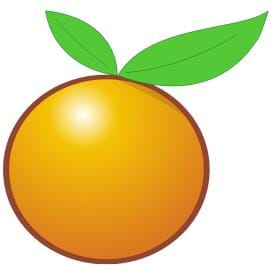
#> input picture sempel.jpeg, 274 x 270 px
$ jupyter execute --allow-errors deteksimanusia.ipynb
#> lines starting #> are read from the running program, lines starting #| are printed output that depends on the picture
[cell 1]
# tampilkan kedua gambar
from matplotlib import pyplot as plt
import cv2

# panggil dan konversi warna agar sesuai dengan Matplotlib
Hewan = cv2.imread('sempel.jpeg')
#> Hewan is the input picture: shape (270, 274, 3); mean B, G, R 138.8, 206.1, 222.2
Hewan = cv2.cvtColor(Hewan, cv2.COLOR_BGR2RGB)

# panggil dan konversi warna agar sesuai dengan Matplotlib
Kumpulan_Hewan = cv2.imread('jeruk.jpeg')
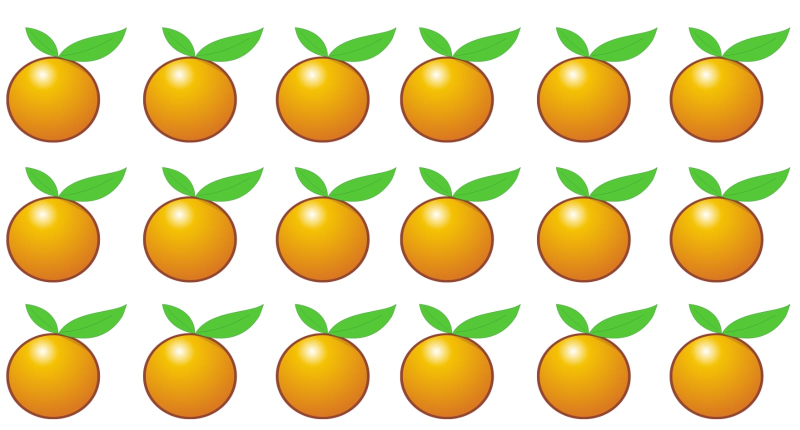
#> input picture jeruk.jpeg, 1600 x 860 px (shown at 1/2 size)
#> Kumpulan_Hewan is the input picture: shape (860, 1600, 3); mean B, G, R 162.3, 216.2, 229.1
Kumpulan_Hewan = cv2.cvtColor(Kumpulan_Hewan, cv2.COLOR_BGR2RGB)

plt.subplot(121),plt.imshow(Hewan), plt.title('bentuk')
plt.subplot(122),plt.imshow(Kumpulan_Hewan), plt.title('Kumpulan manusia')
plt.show()
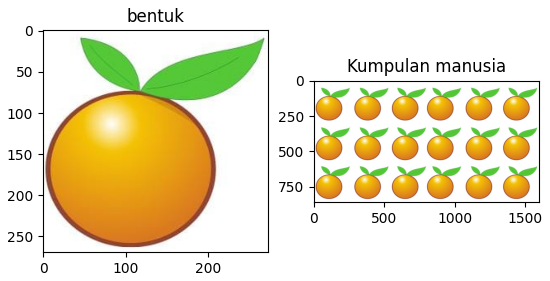
#> figure drawn by matplotlib, 2 panels

[cell 2]
import cv2
import numpy as np
from matplotlib import pyplot as plt

# Membaca gambar utuh untuk dicari
img_rgb = cv2.imread('jeruk.jpeg')
img_rgb = cv2.cvtColor(img_rgb, cv2.COLOR_BGR2RGB)

# Membaca template
template = cv2.imread('sempel.jpeg', 0)
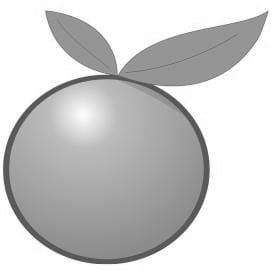
#> template: shape (270, 274); min 60, max 255, mean 203.4

# Mengubah ukuran gambar utuh jika ukuran template lebih besar
if template.shape[0] > img_rgb.shape[0] or template.shape[1] > img_rgb.shape[1]:
    img_rgb = cv2.resize(img_rgb, (template.shape[1], template.shape[0]))

# Mengubah gambar utuh menjadi grayscale
img_gray = cv2.cvtColor(img_rgb, cv2.COLOR_RGB2GRAY)
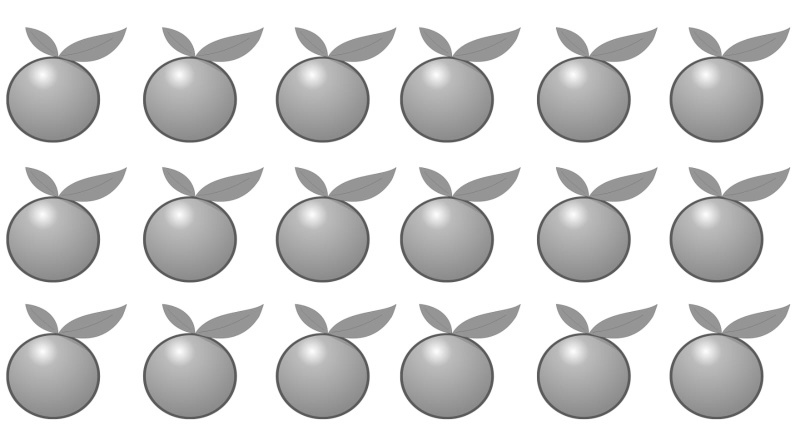
#> img_gray: shape (860, 1600) (shown at 1/2 size); min 63, max 255, mean 213.9

# Menggunakan metode COEFF-NORMALIZED
res = cv2.matchTemplate(img_gray, template, cv2.TM_CCOEFF_NORMED)
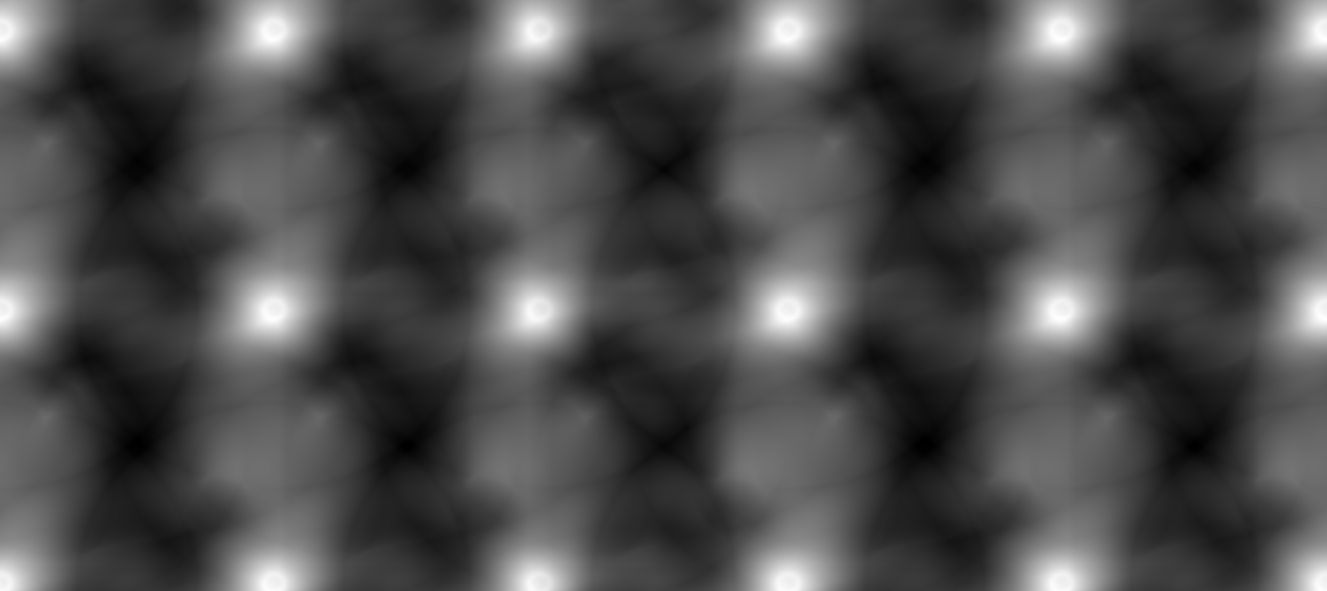
#> res: shape (591, 1327) float32; min -0.293, max 0.706, mean 0.0079; drawn with min black and max white

# Nilai threshold atau ambang batas deteksi kemiripan titik.
# Lakukan eksperimen dengan mengubah nilai ini
threshold = 0.36
loc = np.where(res >= threshold)
#> loc = 42297 positions, rows 0 to 590, columns 0 to 1326

# Membuat array kosong untuk menyimpan lokasi-lokasi dari hasil deteksi
lspoint = []
lspoint2 = []
count = 0  # Untuk menyimpan jumlah matching yang ditemukan
#> (the rest of this cell did not finish here and is left out)
